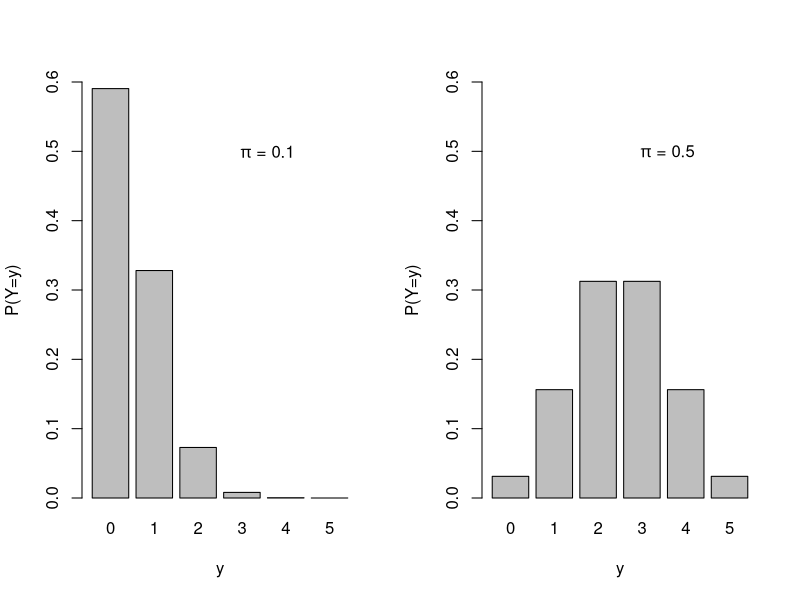
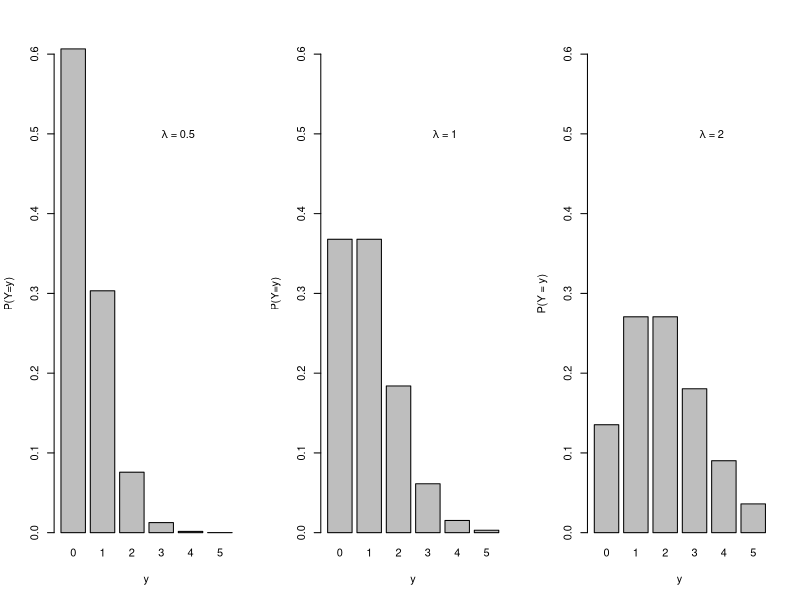
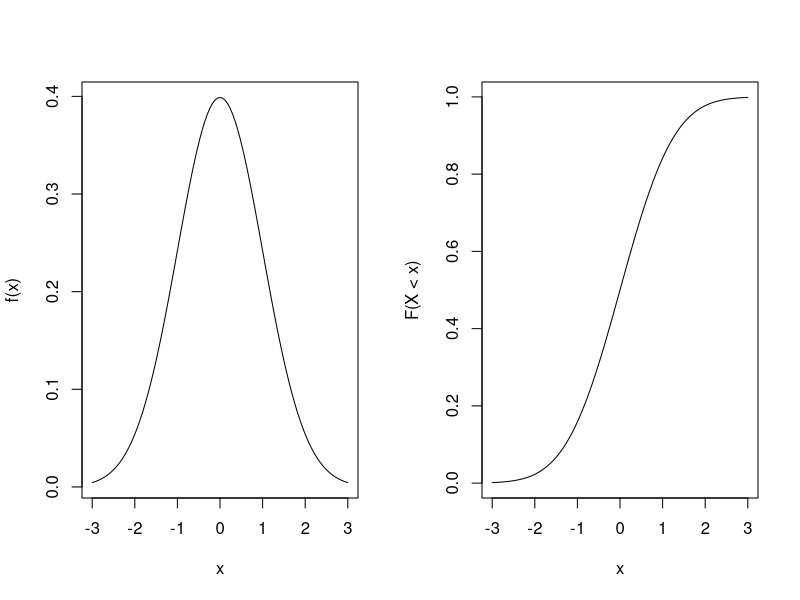
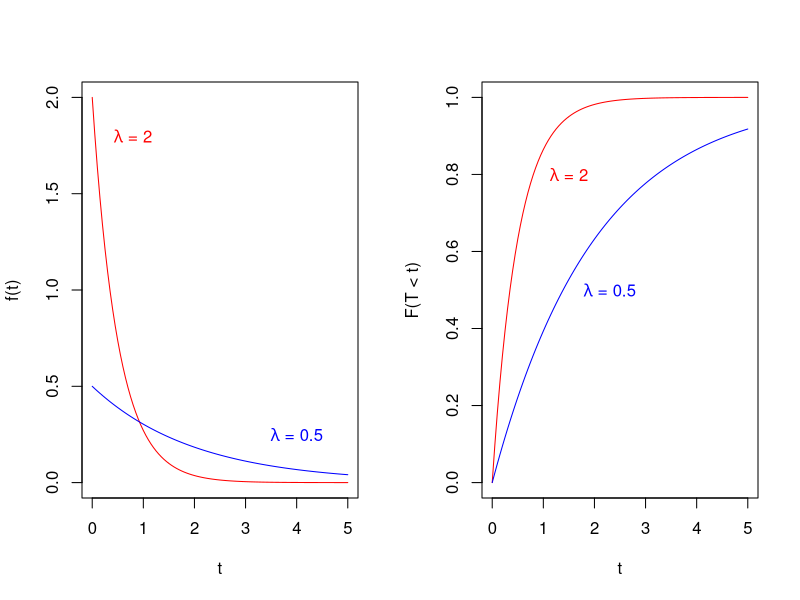
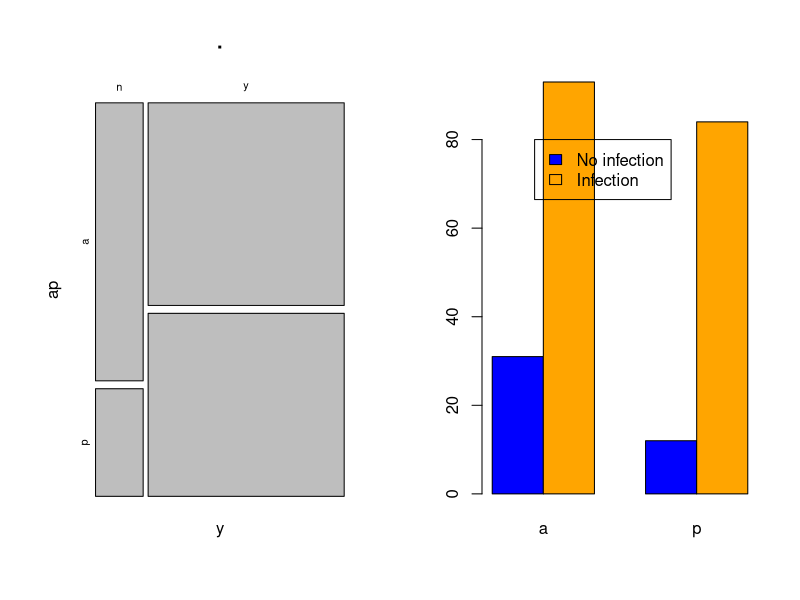
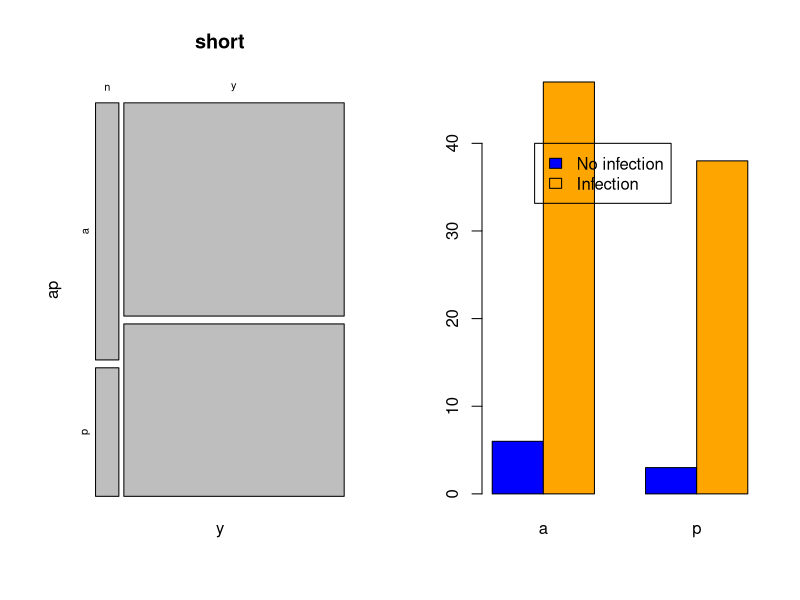

The R script that drew these images, in order:
## ---- chunk 1
library(magrittr) #for pipes
library(MASS)     #for the cats and bacteria data
library(mice)     #for the boys data
## ---- chunk 2
set.seed(123)
## ---- chunk 3
args(lm)
## ---- chunk 4
fit <- boys %$%
  lm(age ~ wgt)
fit
## ---- chunk 5
fit %>% summary
## ---- chunk 6
require(mice)
fit <- boys %$%
  lm(age ~ wgt)
fit
## ---- chunk 7
fit %>% summary
## ---- chunk 8
fit <- boys %$% lm(age ~ wgt * hgt)
fit
## ---- chunk 9
fit %>% summary
## ---- chunk 10
fit <- boys %$% lm(age ~ reg)
## ---- chunk 11
fit %>% summary
## ---- chunk 12
names(fit) # the names of the list with output objects
fit$coef  # show the estimated coefficients
coef(fit) # alternative
## ---- chunk 13
par(mfrow=c(1,2), bg = NA)
y <- factor(0:5)
x <- 0:5
barplot(dbinom(x,5,.1),ylim=c(0,.6),names.arg=y,ylab="P(Y=y)",xlab="y")
text(5,.5,expression(paste(pi," = 0.1")))
barplot(dbinom(x,5,.5),ylim=c(0,.6),names.arg=y,ylab="P(Y=y)",xlab="y")
text(5,.5,expression(paste(pi," = 0.5")))
## ---- chunk 14
par(mfrow = c(1, 3), bg = NA)
y <- factor(0:5)
x <- 0:5
barplot(dpois(x, .5), ylim = c(0, .6), names.arg = y, 
        ylab = "P(Y=y)", xlab = "y")
text(5, .5, expression(paste(lambda, " = 0.5")))
barplot(dpois(x, 1), 
        ylim = c(0, .6), 
        names.arg = y, 
        ylab = "P(Y=y)", 
        xlab = "y")
text(5, .5, expression(paste(lambda, " = 1")))
barplot(dpois(x, 2), ylim = c(0, .6), names.arg = y, 
        ylab = "P(Y = y)",xlab="y")
text(5,.5,expression(paste(lambda," = 2")))
## ---- chunk 15
par(mfrow=c(1,2), bg=NA)
curve(dnorm(x,0,1),xlim=c(-3,3),ylab="f(x)",main='') 
curve(pnorm(x,0,1),xlim=c(-3,3),ylab="F(X < x)",main='')
## ---- chunk 16
par(mfrow=c(1,2), bg = NA)
curve(dexp(x,2),from=0, to=5,xlab="t",ylab="f(t)",col="red",main='') 
curve(dexp(x,.5),from=0, to=5,main='',col="blue",add=TRUE) 
text(.8,1.8,expression(paste(lambda," = 2")),col="red")
text(4,0.25,expression(paste(lambda," = 0.5")),col="blue")
curve(pexp(x,2),from=0, to=5,xlab="t",ylab="F(T < t)",main='',col="red")
curve(pexp(x,.5),from=0, to=5,main='',col="blue",add=TRUE)
text(1.5,.8,expression(paste(lambda," = 2")),col="red")
text(2.3,0.5,expression(paste(lambda," = 0.5")),col="blue")
## ---- chunk 17
cats %$% t.test(Hwt ~ Sex)
## ---- chunk 18
bacteria %>% head(n=8)
## ---- chunk 19
bacteria %$% table(ap, y)
## ---- chunk 20
x2.table <- table(bacteria$ap, bacteria$y)
x2.table <- cbind(x2.table, rowSums(x2.table))
rbind(x2.table, colSums(x2.table))
## ---- chunk 21
rbind(x2.table, colSums(x2.table))
## ---- chunk 22
bacteria %$% chisq.test(ap, y)$expected
## ---- chunk 23
prop.table(table(bacteria$ap, bacteria$y), margin = 1)
## ---- chunk 24
bacteria %$% chisq.test(ap, y)
## ---- chunk 25
bacteria %$% chisq.test(y, ap)
## ---- chunk 26
bacteria %$% table(ap, y) %>% chisq.test
## ---- chunk 27
bacteria %$% table(y, ap) %>% plot
## ---- chunk 28
barplot(table(bacteria$y, bacteria$ap), 
        beside = TRUE, 
        legend = c("No infection", "Infection"), 
        col = c("blue", "orange"),
        args.legend = list(x=4.5, y=80))
## ---- chunk 29
short <- bacteria %>%
  subset(week <= 2) %$%
  table(y, ap)
short
## ---- chunk 30
short %>% chisq.test
## ---- chunk 31
#fisher.test(table(short$y, short$ap))
short %>%
  fisher.test
## ---- chunk 32
plot(short)
## ---- chunk 33
barplot(short, 
        beside = TRUE, 
        legend = c("No infection", "Infection"), 
        col = c("blue", "orange"),
        args.legend = list(x=4.5, y=40))
